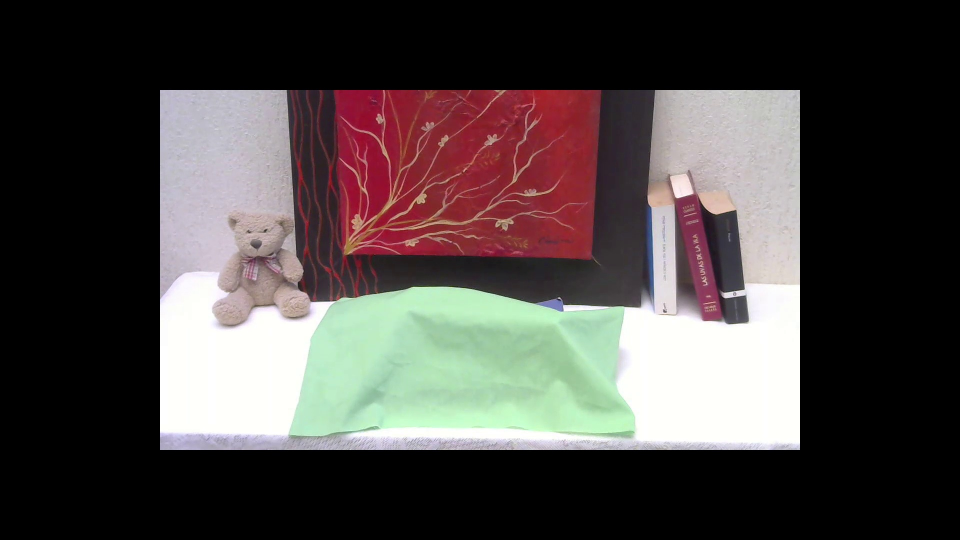
#> input picture DLCV_07_Manipulacion-Videos/capa_frame.jpeg, 1920 x 1080 px, given in place of video_ejemplo.mp4, which was not available (shown at 1/2 size)
$ jupyter execute DLCV_07_ManipulacionVideos.ipynb   (text cells are left out)
#> lines starting #> are read from the running program, lines starting #| are printed output that depends on the picture; after the words box and inside, x2 and y2 are one past the last pixel; in counts of white or black regions, pixels touching at a corner belong together; pictures that were not available may be replaced by others from this repository, and a replacement may not be noted
[cell 1]
#Librerías básicas de esta notebook
import matplotlib.pyplot as plt
import numpy as np
import cv2 as cv

[cell 2]
video = cv.VideoCapture("videos/video_ejemplo.mp4")
while(video.isOpened()):
    ret, frame = video.read()
#> frame is the input picture: shape (1080, 1920, 3); mean B, G, R 68.3, 69.9, 76.2
    #ret es una  variable booleana, true -> existe imagen , false -> No existe (final de video)
    if ret:
        cv.imshow("video original", frame)


        if cv.waitKey(1) & 0xFF == ord('q'):
#> (key q is pressed here)
            break
    else:
        break
video.release()
cv.destroyAllWindows()

[cell 3]
import time

[cell 4]
video = cv.VideoCapture("videos/video_ejemplo.mp4")
while(video.isOpened()):
    time.sleep(0.0166666666666)
    ret, frame = video.read()
    #ret es una  variable booleana, true -> existe imagen , false -> No existe (final de video)
    if ret:
        #cv.imshow("video original", frame)
        img = frame.copy()
        img_r = cv.resize(img, (int(img.shape[1]*0.5), int(img.shape[0]*0.5)), interpolation=cv.INTER_NEAREST)
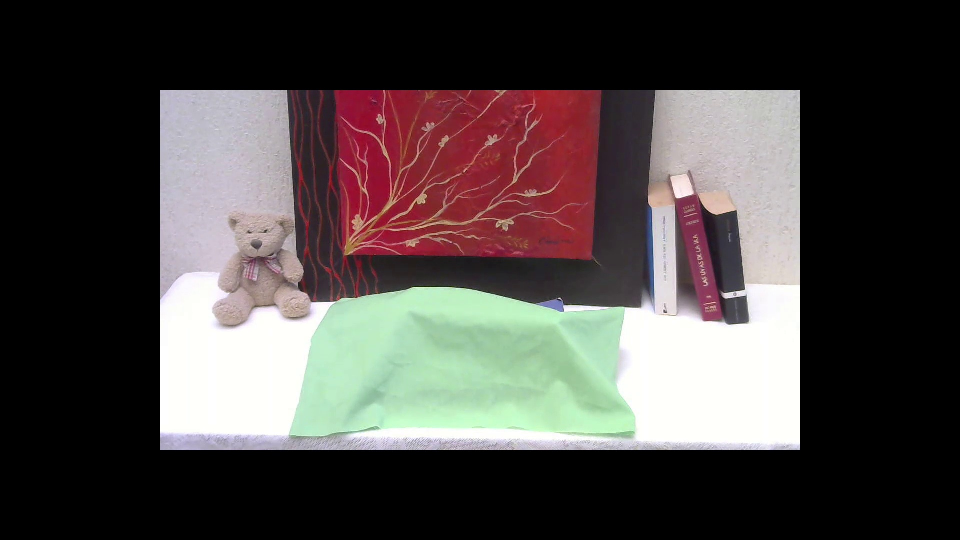
#> img_r: shape (540, 960, 3); mean B, G, R 68.3, 69.8, 76.2

        cv.imshow('vide mitad', img_r)

        if cv.waitKey(1) & 0xFF == ord('q'):
#> (key q is pressed here)
            break
    else:
        break
video.release()
cv.destroyAllWindows()

[cell 5]
video = cv.VideoCapture("videos/video_ejemplo.mp4")
frames_10 = []
i=0
while video.isOpened() and i < 10:
    ret, frame = video.read()
    #ret es una  variable booleana, true -> existe imagen , false -> No existe (final de video)
    if ret:
        cv.imshow("video original", frame)
        img =  frame.copy()
        cv.imwrite(f'capturas/imagen_{i}.jpg', img)
        i += 1

        if cv.waitKey(1) & 0xFF == ord('q'):
#> (key q is pressed here)
            break
    else:
        break
video.release()
cv.destroyAllWindows()

[cell 6]
#Definir la función
video = cv.VideoCapture("videos/video_ejemplo.mp4")
while(video.isOpened()):
    time.sleep(0.0025)
    ret, frame = video.read()
    #ret es una  variable booleana, true -> existe imagen , false -> No existe (final de video)
    if ret:
        #cv.imshow("video original", frame)
        img = frame.copy()
        img_r = cv.resize(img, (int(img.shape[1]*0.5), int(img.shape[0]*0.5)), interpolation=cv.INTER_NEAREST)
        img_gris = cv.cvtColor(img_r, cv.COLOR_BGR2GRAY)
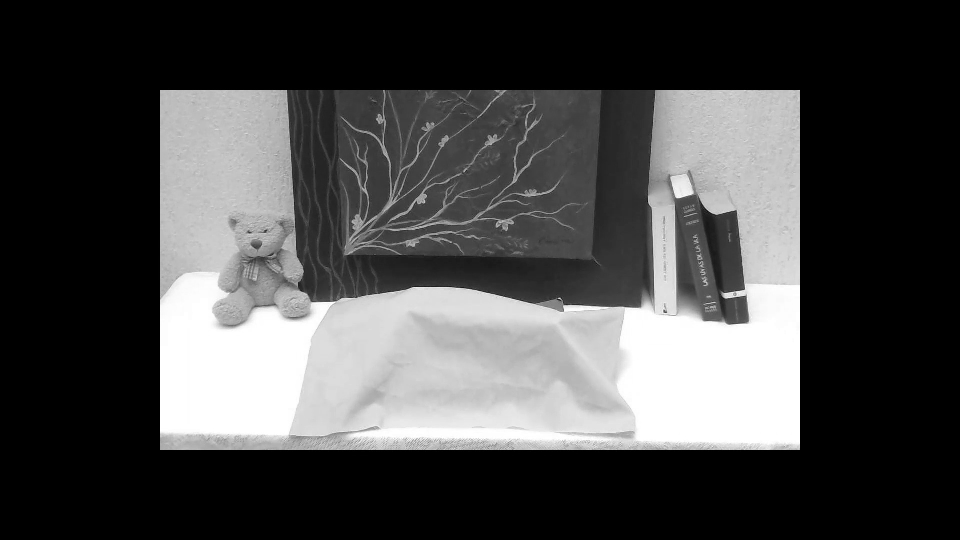
#> img_gris: shape (540, 960); min 0, max 255, mean 71.6

        _, img_bin = cv.threshold(img_gris, 200, 255, cv.THRESH_BINARY)
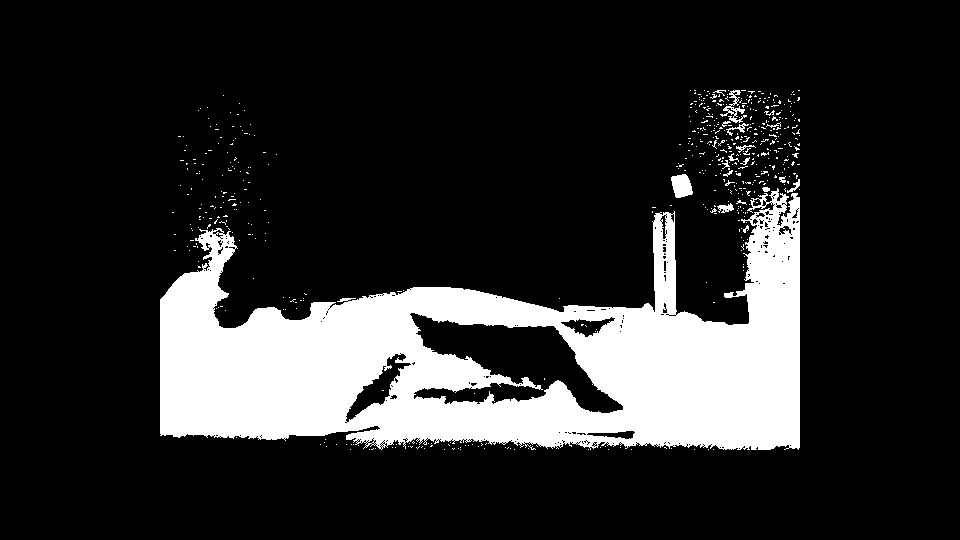
#> img_bin: shape (540, 960); 17% white; 553 white regions (533 under 20 px), largest, box (x1, y1, x2, y2) and area: (160, 188, 800, 450) 85551, (671, 174, 693, 198) 390, (720, 90, 747, 123) 260


        cv.imshow('vide mitad', img_r)
        cv.imshow('video + resize + gris', img_gris)
        cv.imshow('video + resize + gris + binarizado', img_bin)

        if cv.waitKey(1) & 0xFF == ord('q'):
#> (key q is pressed here)
            break
    else:
        break
video.release()
cv.destroyAllWindows()

[cell 7]
#Definir la función
video = cv.VideoCapture(0)
while(video.isOpened()):
    ret, frame = video.read()
    #ret es una  variable booleana, true -> existe imagen , false -> No existe (final de video)
    if ret:
        #cv.imshow("video original", frame)
        img = frame.copy()
        img_r = cv.resize(img, (int(img.shape[1]*0.5), int(img.shape[0]*0.5)), interpolation=cv.INTER_NEAREST)
        img_gris = cv.cvtColor(img_r, cv.COLOR_BGR2GRAY)

        _, img_bin = cv.threshold(img_gris, 200, 255, cv.THRESH_BINARY)


        cv.imshow('vide mitad', img_r)
        cv.imshow('video + resize + gris', img_gris)
        cv.imshow('video + resize + gris + binarizado', img_bin)

        if cv.waitKey(1) & 0xFF == ord('q'):
#> (key q is pressed here)
